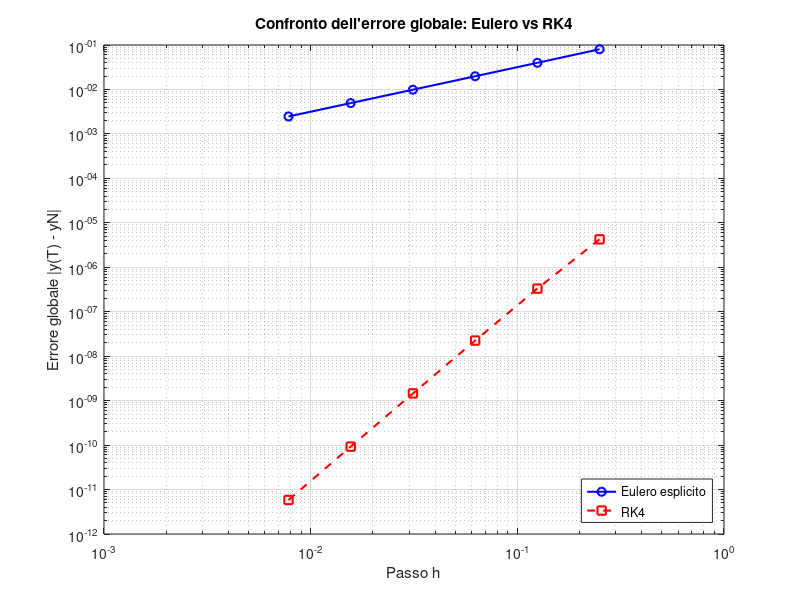

This figure's MATLAB source:
% Ordine di convergenza dei metodi di Eulero e Runge Kutta 4
clear all; close all; clc;

% Funzione e soluzione esatta
f = @(t, y) y * cos(t);
y_exact_fun = @(t) exp(sin(t));

% Parametri
T = 5; y0 = 1;
Ns = [20 40 80 160 320 640];        % Diversi numeri di passi
errors_euler = zeros(size(Ns));
errors_rk4   = zeros(size(Ns));
hs = zeros(size(Ns));

for i = 1:length(Ns)
    N = Ns(i);
    h = T / N;
    hs(i) = h;
    t = linspace(0, T, N+1);
    
    % Metodo di Eulero
    y_euler = zeros(1, N+1);
    y_euler(1) = y0;
    for n = 1:N
        y_euler(n+1) = y_euler(n) + h * f(t(n), y_euler(n));
    end
    
    % Metodo RK4
    y_rk4 = zeros(1, N+1);
    y_rk4(1) = y0;
    for n = 1:N
        k1 = f(t(n), y_rk4(n));
        k2 = f(t(n) + 1/2 * h, y_rk4(n) + 1/2 * h * k1);
        k3 = f(t(n) + 1/2 * h, y_rk4(n) + 1/2 * h * k2);
        k4 = f(t(n) + h, y_rk4(n) + h * k3);
        y_rk4(n+1) = y_rk4(n) + (h/6) * (k1 + 2 * k2 + 2* k3 + k4);
    end
    
    % Errore globale
    y_true = y_exact_fun(T);
    errors_euler(i) = abs(y_true - y_euler(end));
    errors_rk4(i)   = abs(y_true - y_rk4(end));
end

% Plot log-log
figure;
loglog(hs, errors_euler, 'bo-', 'LineWidth', 1.5, 'DisplayName', 'Eulero esplicito');
hold on;
loglog(hs, errors_rk4, 'rs--', 'LineWidth', 1.5, 'DisplayName', 'RK4');
xlabel('Passo h');
ylabel('Errore globale |y(T) - yN|');
title('Confronto dell''errore globale: Eulero vs RK4');
legend('Location', 'southeast');
grid on;

% Ordine di convergenza (slope)
p_euler = polyfit(log(hs), log(errors_euler), 1);
p_rk4   = polyfit(log(hs), log(errors_rk4), 1);

fprintf('Ordine di convergenza (Eulero): ~%.2f\n', p_euler(1));
fprintf('Ordine di convergenza (RK4): ~%.2f\n', p_rk4(1));
